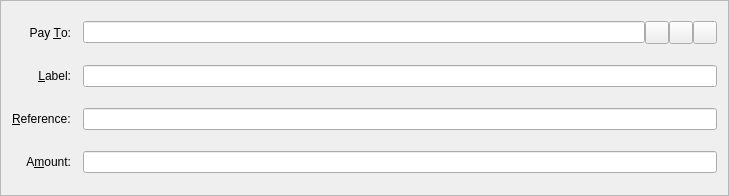
<?xml version="1.0" encoding="UTF-8"?>
<ui version="4.0">
 <class>SendCoinsEntry</class>
 <widget class="QFrame" name="SendCoinsEntry">
  <property name="geometry">
   <rect>
    <x>0</x>
    <y>0</y>
    <width>729</width>
    <height>196</height>
   </rect>
  </property>
  <property name="windowTitle">
   <string>Form</string>
  </property>
  <property name="frameShape">
   <enum>QFrame::StyledPanel</enum>
  </property>
  <property name="frameShadow">
   <enum>QFrame::Sunken</enum>
  </property>
  <layout class="QGridLayout" name="gridLayout">
   <property name="spacing">
    <number>12</number>
   </property>
   <item row="4" column="0">
    <widget class="QLabel" name="label_4">
     <property name="text">
      <string>&amp;Label:</string>
     </property>
     <property name="alignment">
      <set>Qt::AlignRight|Qt::AlignTrailing|Qt::AlignVCenter</set>
     </property>
     <property name="buddy">
      <cstring>addAsLabel</cstring>
     </property>
    </widget>
   </item>
   <item row="3" column="2">
    <layout class="QHBoxLayout" name="payToLayout">
     <property name="spacing">
      <number>0</number>
     </property>
     <item>
      <widget class="QValidatedLineEdit" name="payTo">
       <property name="toolTip">
        <string>The address to send the payment to  (e.g. Sjz75uKHzUQJnSdzvpiigEGxseKkDhQToX)</string>
       </property>
       <property name="maxLength">
        <number>34</number>
       </property>
      </widget>
     </item>
     <item>
      <widget class="QToolButton" name="addressBookButton">
       <property name="toolTip">
        <string>Choose address from address book</string>
       </property>
       <property name="text">
        <string/>
       </property>
       <property name="icon">
        <iconset resource="../bitcoin.qrc">
         <normaloff>:/icons/address-book</normaloff>:/icons/address-book</iconset>
       </property>
       <property name="shortcut">
        <string>Alt+A</string>
       </property>
      </widget>
     </item>
     <item>
      <widget class="QToolButton" name="pasteButton">
       <property name="toolTip">
        <string>Paste address from clipboard</string>
       </property>
       <property name="text">
        <string/>
       </property>
       <property name="icon">
        <iconset resource="../bitcoin.qrc">
         <normaloff>:/icons/editpaste</normaloff>:/icons/editpaste</iconset>
       </property>
       <property name="shortcut">
        <string>Alt+P</string>
       </property>
      </widget>
     </item>
     <item>
      <widget class="QToolButton" name="deleteButton">
       <property name="toolTip">
        <string>Remove this recipient</string>
       </property>
       <property name="text">
        <string/>
       </property>
       <property name="icon">
        <iconset resource="../bitcoin.qrc">
         <normaloff>:/icons/remove</normaloff>:/icons/remove</iconset>
       </property>
      </widget>
     </item>
    </layout>
   </item>
   <item row="6" column="0">
    <widget class="QLabel" name="label">
     <property name="text">
      <string>A&amp;mount:</string>
     </property>
     <property name="alignment">
      <set>Qt::AlignRight|Qt::AlignTrailing|Qt::AlignVCenter</set>
     </property>
     <property name="buddy">
      <cstring>payAmount</cstring>
     </property>
    </widget>
   </item>
   <item row="3" column="0">
    <widget class="QLabel" name="label_2">
     <property name="text">
      <string>Pay &amp;To:</string>
     </property>
     <property name="alignment">
      <set>Qt::AlignRight|Qt::AlignTrailing|Qt::AlignVCenter</set>
     </property>
     <property name="buddy">
      <cstring>payTo</cstring>
     </property>
    </widget>
   </item>
   <item row="6" column="2">
    <widget class="BitcoinAmountField" name="payAmount"/>
   </item>
   <item row="4" column="2">
    <layout class="QHBoxLayout" name="horizontalLayout_2">
     <property name="spacing">
      <number>0</number>
     </property>
     <item>
      <widget class="QValidatedLineEdit" name="addAsLabel">
       <property name="enabled">
        <bool>true</bool>
       </property>
       <property name="toolTip">
        <string>Enter a label for this address to add it to your address book</string>
       </property>
      </widget>
     </item>
    </layout>
   </item>
   <item row="5" column="2">
    <layout class="QHBoxLayout" name="horizontalLayout_3">
     <property name="spacing">
      <number>0</number>
     </property>
     <item>
      <widget class="QValidatedLineEdit" name="lineEditReference">
       <property name="toolTip">
        <string>Enter optional reference with payment (max 24 characters)</string>
       </property>
      </widget>
     </item>
    </layout>
   </item>
   <item row="5" column="0">
    <widget class="QLabel" name="label_3">
     <property name="text">
      <string>&lt;html&gt;&lt;head/&gt;&lt;body&gt;&lt;p&gt;&amp;amp;Reference:&lt;/p&gt;&lt;/body&gt;&lt;/html&gt;</string>
     </property>
     <property name="buddy">
      <cstring>lineEditReference</cstring>
     </property>
    </widget>
   </item>
  </layout>
 </widget>
 <customwidgets>
  <customwidget>
   <class>QValidatedLineEdit</class>
   <extends>QLineEdit</extends>
   <header>qvalidatedlineedit.h</header>
  </customwidget>
  <customwidget>
   <class>BitcoinAmountField</class>
   <extends>QLineEdit</extends>
   <header>bitcoinamountfield.h</header>
   <container>1</container>
  </customwidget>
 </customwidgets>
 <resources>
  <include location="../bitcoin.qrc"/>
 </resources>
 <connections/>
</ui>
